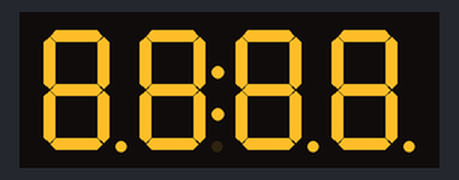
Simulated run of this sketch. Board: Arduino Uno, built with avr-gcc and run on an emulated ATmega328P. Shown: 4-digit seven-segment display. At 22.1 s the program stops and its outputs stay as they are.

Above: at 1.1 s.
At 5.59 s:
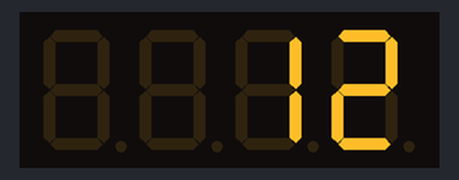
At 10.08 s:
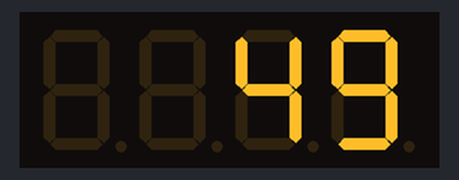
At 14.57 s:
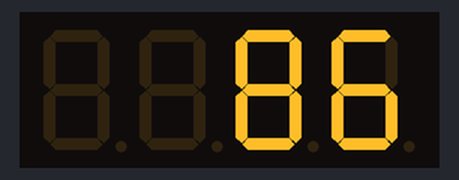
At 19.0 s:
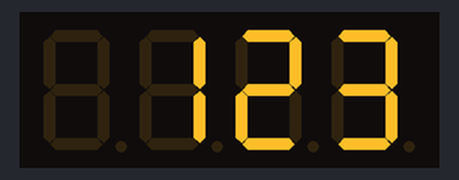
At 22.2 s:
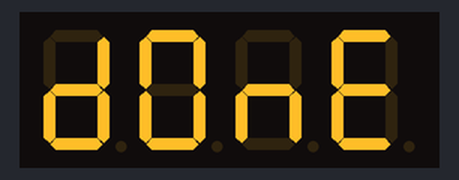

Measured:
- what the display in image 0 shows lasts 2.1 s, from 1.0 s to 3.1 s
- what the display in image 4 shows lasts 2.1 s, from 19.0 s to 21.1 s

The sketch:

Day16.ino
```cpp
#include <TM1637Display.h>

#define CLK 6
#define DIO 5

TM1637Display myDisplay = TM1637Display(CLK, DIO);

const uint8_t all_on[] = {0xff, 0xff, 0xff, 0xff};

const uint8_t blank[] = {0x00, 0x00, 0x00, 0x00};

const uint8_t done[] = {
  SEG_B | SEG_C | SEG_D | SEG_E | SEG_G,
  SEG_A | SEG_B | SEG_C | SEG_D | SEG_E | SEG_F,
  SEG_C | SEG_E | SEG_G,
  SEG_A | SEG_D | SEG_E | SEG_F | SEG_G
};

void setup() {

  myDisplay.clear();
  delay(1000);
}

void loop() {

  myDisplay.setBrightness(7);

  myDisplay.setSegments(all_on);
  delay(2000);
  myDisplay.clear();
  delay(1000);

  int i;
  for (i = 0; i <= 123; i++) {
    myDisplay.showNumberDec(i);
    delay(100);
  }
 delay(2000);
 myDisplay.clear();
 delay(1000);
 myDisplay.setSegments(done);
 while(1);
}
```
